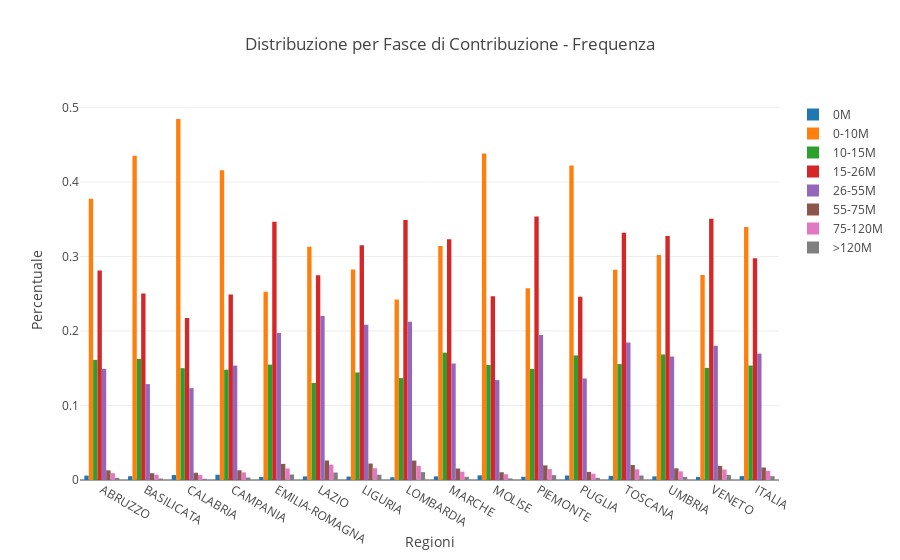

This figure's notebook cell:
### Code cell
media = dict( [(x[1], frequenza_redditi_percentuale[x[1]].mean()) for x in frequenza_reddito_scaglioni])

data_frequenza = []
for x,y,name in frequenza_reddito_scaglioni:
    
    val_it = media.get(y)
    
    bar = go.Bar(
        x = frequenza_redditi_percentuale[x].append(pd.Series(['ITALIA'])),
        y = frequenza_redditi_percentuale[y].append(pd.Series([val_it])),
        name = name
    )
    
    
    data_frequenza.append(bar)    
    
layout = go.Layout(
    title='Distribuzione per Fasce di Contribuzione - Frequenza',
    xaxis=dict(
        title='Regioni',
    ),
    yaxis=dict(
        title='Percentuale',
    )
)

fig = go.Figure(layout=layout, data=data_frequenza)
py.iplot(fig)

#fig_path = 'imgs/percentuale_contribuenti_reddito.png'
#py_on.image.save_as(fig, filename=fig_path)
#x = Image(fig_path)
#display(x)

### Figure 1 — Plotly figure (JSON) as saved in the notebook; plotly's stock layout.template omitted (floating-point values rounded to 4 significant figures)
{"data": [{"name": "0M", "type": "bar", "x": ["ABRUZZO", "BASILICATA", "CALABRIA", "CAMPANIA", "EMILIA-ROMAGNA", "LAZIO", "LIGURIA", "LOMBARDIA", "MARCHE", "MOLISE", "PIEMONTE", "PUGLIA", "TOSCANA", "UMBRIA", "VENETO", "ITALIA"], "y": [0.005914, 0.005092, 0.006642, 0.007017, 0.004095, 0.004818, 0.004615, 0.003679, 0.004846, 0.006286, 0.004349, 0.006047, 0.005528, 0.004868, 0.004087, 0.005192]}, {"name": "0-10M", "type": "bar", "x": ["ABRUZZO", "BASILICATA", "CALABRIA", "CAMPANIA", "EMILIA-ROMAGNA", "LAZIO", "LIGURIA", "LOMBARDIA", "MARCHE", "MOLISE", "PIEMONTE", "PUGLIA", "TOSCANA", "UMBRIA", "VENETO", "ITALIA"], "y": [0.3775, 0.4351, 0.4845, 0.4157, 0.2526, 0.313, 0.2825, 0.2423, 0.314, 0.4383, 0.2574, 0.4222, 0.2822, 0.3019, 0.2752, 0.3396]}, {"name": "10-15M", "type": "bar", "x": ["ABRUZZO", "BASILICATA", "CALABRIA", "CAMPANIA", "EMILIA-ROMAGNA", "LAZIO", "LIGURIA", "LOMBARDIA", "MARCHE", "MOLISE", "PIEMONTE", "PUGLIA", "TOSCANA", "UMBRIA", "VENETO", "ITALIA"], "y": [0.1613, 0.1626, 0.1501, 0.1481, 0.1549, 0.1304, 0.1444, 0.1368, 0.1709, 0.1544, 0.149, 0.1672, 0.1556, 0.1685, 0.1505, 0.1536]}, {"name": "15-26M", "type": "bar", "x": ["ABRUZZO", "BASILICATA", "CALABRIA", "CAMPANIA", "EMILIA-ROMAGNA", "LAZIO", "LIGURIA", "LOMBARDIA", "MARCHE", "MOLISE", "PIEMONTE", "PUGLIA", "TOSCANA", "UMBRIA", "VENETO", "ITALIA"], "y": [0.2813, 0.2504, 0.2174, 0.2491, 0.3466, 0.2749, 0.3151, 0.3491, 0.323, 0.2467, 0.3537, 0.2461, 0.3317, 0.3276, 0.3505, 0.2976]}, {"name": "26-55M", "type": "bar", "x": ["ABRUZZO", "BASILICATA", "CALABRIA", "CAMPANIA", "EMILIA-ROMAGNA", "LAZIO", "LIGURIA", "LOMBARDIA", "MARCHE", "MOLISE", "PIEMONTE", "PUGLIA", "TOSCANA", "UMBRIA", "VENETO", "ITALIA"], "y": [0.149, 0.1287, 0.1233, 0.1536, 0.1974, 0.2202, 0.2085, 0.2124, 0.1563, 0.1341, 0.1947, 0.1362, 0.1845, 0.1657, 0.1801, 0.1696]}, {"name": "55-75M", "type": "bar", "x": ["ABRUZZO", "BASILICATA", "CALABRIA", "CAMPANIA", "EMILIA-ROMAGNA", "LAZIO", "LIGURIA", "LOMBARDIA", "MARCHE", "MOLISE", "PIEMONTE", "PUGLIA", "TOSCANA", "UMBRIA", "VENETO", "ITALIA"], "y": [0.01298, 0.009096, 0.009726, 0.01299, 0.02166, 0.02623, 0.02207, 0.02609, 0.01539, 0.01042, 0.01958, 0.01088, 0.02006, 0.01567, 0.01886, 0.01678]}, {"name": "75-120M", "type": "bar", "x": ["ABRUZZO", "BASILICATA", "CALABRIA", "CAMPANIA", "EMILIA-ROMAGNA", "LAZIO", "LIGURIA", "LOMBARDIA", "MARCHE", "MOLISE", "PIEMONTE", "PUGLIA", "TOSCANA", "UMBRIA", "VENETO", "ITALIA"], "y": [0.009173, 0.007085, 0.006695, 0.01021, 0.01551, 0.02046, 0.01574, 0.01906, 0.01116, 0.007675, 0.01467, 0.008391, 0.01436, 0.01162, 0.01406, 0.01239]}, {"name": ">120M", "type": "bar", "x": ["ABRUZZO", "BASILICATA", "CALABRIA", "CAMPANIA", "EMILIA-ROMAGNA", "LAZIO", "LIGURIA", "LOMBARDIA", "MARCHE", "MOLISE", "PIEMONTE", "PUGLIA", "TOSCANA", "UMBRIA", "VENETO", "ITALIA"], "y": [0.002914, 0.00196, 0.001587, 0.00331, 0.007363, 0.01003, 0.007083, 0.01059, 0.004306, 0.00211, 0.006527, 0.00286, 0.006037, 0.004105, 0.006771, 0.00517]}], "layout": {"title": "Distribuzione per Fasce di Contribuzione - Frequenza", "xaxis": {"title": "Regioni"}, "yaxis": {"title": "Percentuale"}}}
